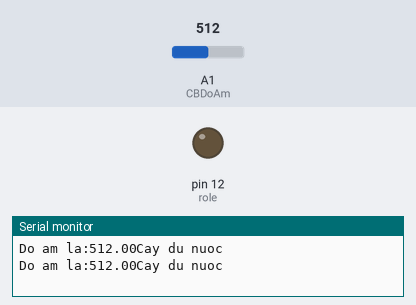
A sketch run on a simulated Arduino Uno, built with avr-gcc and run on an emulated ATmega328P. On the bench: output pins drawn as LEDs (lit = HIGH), the last lines printed to the serial monitor. Inputs (shaded band) come from the test bench; at power-on: A1 (CBDoAm) = 512.

Above: at 1.8 s.
1.9 s: A1 (CBDoAm) set to 215
3.4 s: A1 (CBDoAm) set to 188
At 5.2 s:
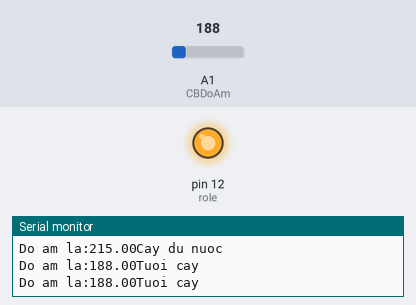
5.5 s: A1 (CBDoAm) set to 210
At 6.9 s:
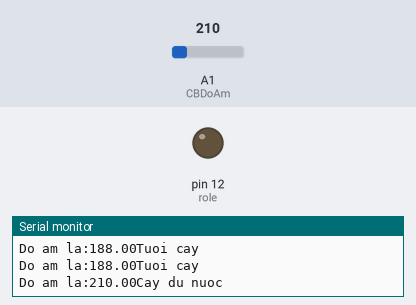
7.5 s: A1 (CBDoAm) set to 190
At 8.4 s:
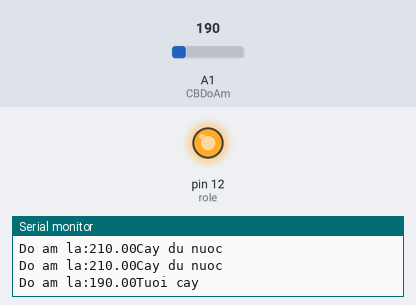
Timing chart, 0 to 10.5 s (numbered marks = the images above; inputs shaded):
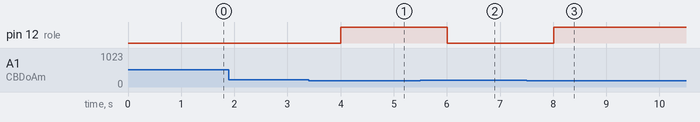

The sketch:

Cam_bien_do_am_dat.ino
```cpp
//CHƯƠNG TRÌNH THỬ ĐỌC DỮ LIÊU TỪ CẢM BIẾN ĐO ĐỘ ẨM ĐẤT
int CBDoAm = A1;//Nối chân ra của cảm biến đo độ ẩm với chân A1
#define role 12 //Chân nối với role 12
float Doamdat; //Biến độ ẩm đất
void setup()
{
  Serial.begin(9600);
  //Khai báo các chân
  pinMode(role,OUTPUT);
}
void loop()
{
  Doamdat=analogRead(CBDoAm);
  Serial.print("Do am la:");//In ra màn hình
  Serial.print(Doamdat);//In ra độ ẩm đất
  //Bơm nước khi đất khô(thông qua role)
  if(Doamdat<200)
  {
    digitalWrite(role,HIGH);//Bat role
    Serial.println("Tuoi cay");
  }
  //Ngưng bơm khi đất ướt
  else
  {
    digitalWrite(role,LOW);
    Serial.println("Cay du nuoc");
  }
  delay(1000);
}
```

Measured:
- the behaviour switches between 200 and 199 on A1 (CBDoAm) (found by bisection; images 0 and 1)
- after the input at 3.4 s, pin 12 (role): LOW → HIGH after 0.60 s
- after the input at 5.5 s, pin 12 (role): HIGH → LOW after 0.51 s
- after the input at 7.5 s, pin 12 (role): LOW → HIGH after 0.51 s
